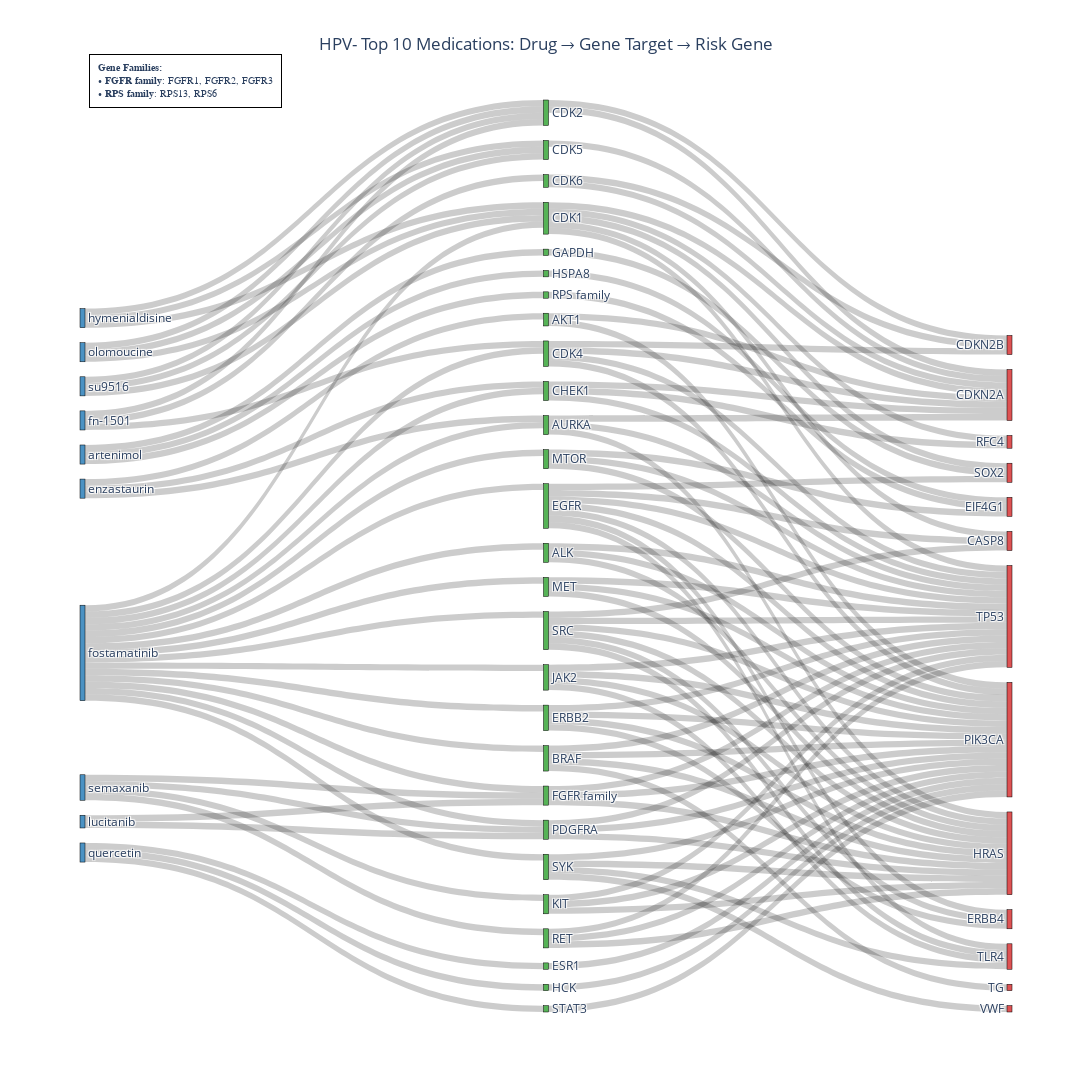
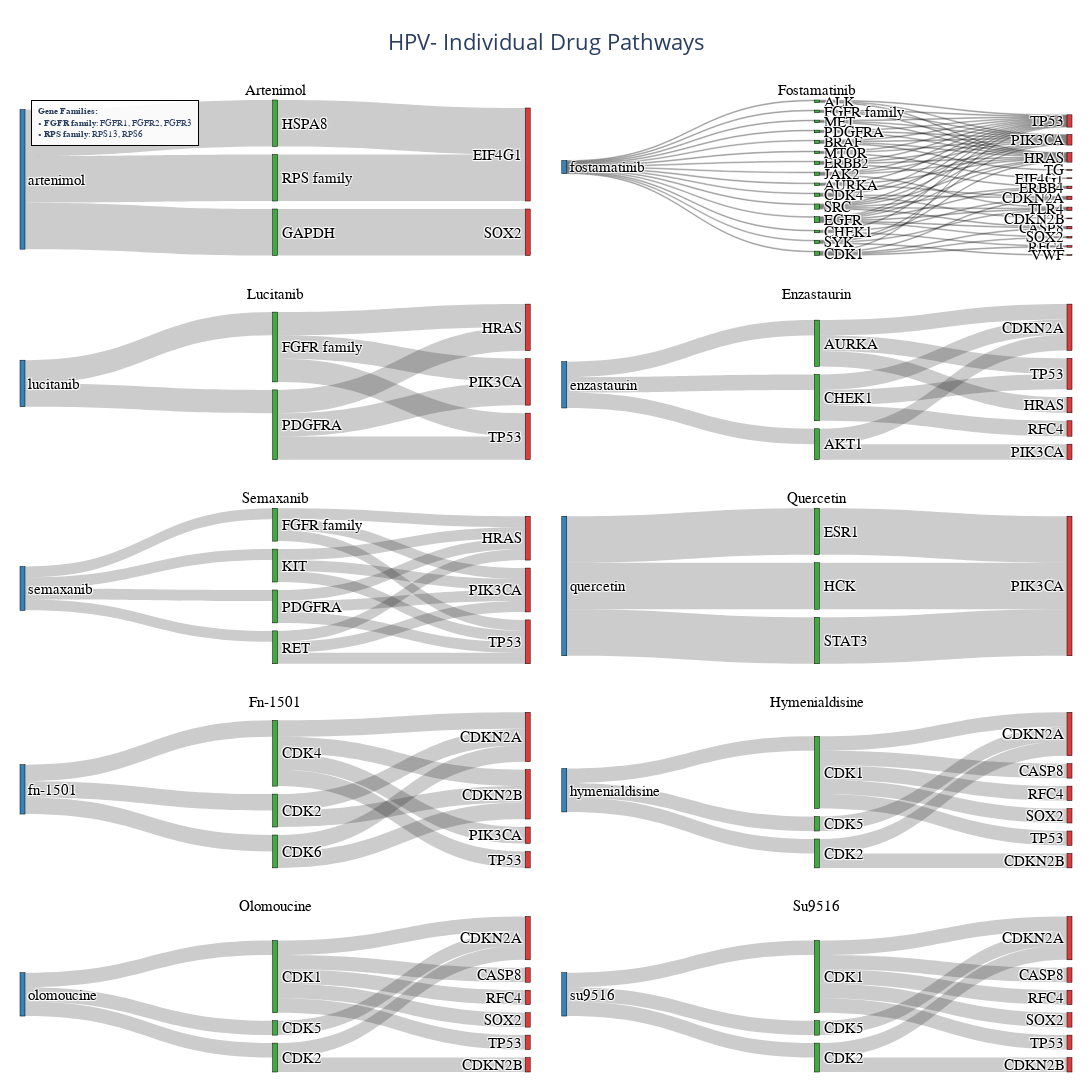

Write notebook code for charts like these, in order.
### Markdown cell above
### HPV- Top 10 with Required Drugs

### Code cell
# HPV- cohort: Top 10 drugs, ensure artenimol and fostamatinib are included
results_hpv_neg = create_sankey_diagrams(
    cohort='HPV-',
    top_n=10,
    required_drugs=['artenimol', 'fostamatinib'],
    show_combined=True,
    show_individual=True,
    article_threshold=0
)

### Figure 1 — Plotly figure (JSON) as saved in the notebook; plotly's stock layout.template omitted (floating-point values rounded to 4 significant figures)
{"data": [{"link": {"color": "rgba(0, 0, 0, 0.2)", "source": [40, 31, 40, 22, 40, 19, 43, 13, 13, 13, 13, 13, 13, 13, 43, 35, 35, 35, 35, 20, 43, 2, 2, 43, 26, 26, 26, 43, 18, 18, 18, 43, 27, 27, 27, 43, 3, 3, 3, 3, 43, 25, 25, 25, 43, 1, 1, 1, 43, 12, 12, 43, 7, 7, 29, 29, 29, 43, 15, 15, 15, 15, 43, 23, 23, 23, 23, 43, 33, 33, 33, 33, 33, 33, 24, 24, 24, 43, 5, 5, 5, 5, 45, 45, 41, 2, 41, 12, 41, 0, 0, 48, 48, 48, 48, 47, 47, 17, 47, 34, 42, 9, 9, 42, 7, 7, 42, 6, 6, 44, 5, 44, 8, 44, 46, 46, 46, 49, 49, 49], "target": [31, 14, 22, 14, 19, 32, 13, 21, 4, 37, 28, 16, 38, 32, 35, 21, 37, 28, 39, 28, 2, 21, 38, 26, 14, 28, 38, 18, 21, 28, 38, 27, 21, 28, 38, 3, 36, 21, 28, 38, 25, 21, 28, 38, 1, 21, 28, 38, 12, 30, 38, 7, 28, 38, 21, 28, 38, 15, 21, 28, 16, 38, 23, 21, 37, 28, 38, 33, 21, 4, 37, 28, 16, 38, 21, 28, 38, 5, 30, 4, 38, 32, 18, 27, 2, 10, 12, 10, 0, 28, 10, 18, 27, 24, 29, 20, 17, 28, 34, 28, 9, 10, 11, 7, 10, 11, 6, 10, 11, 5, 10, 8, 10, 6, 5, 8, 6, 5, 8, 6], "value": [1, 1, 1, 1, 1, 1, 1, 1, 1, 1, 1, 1, 1, 1, 1, 1, 1, 1, 1, 1, 1, 1, 1, 1, 1, 1, 1, 1, 1, 1, 1, 1, 1, 1, 1, 1, 1, 1, 1, 1, 1, 1, 1, 1, 1, 1, 1, 1, 1, 1, 1, 1, 1, 1, 1, 1, 1, 1, 1, 1, 1, 1, 1, 1, 1, 1, 1, 1, 1, 1, 1, 1, 1, 1, 1, 1, 1, 1, 1, 1, 1, 1, 1, 1, 1, 1, 1, 1, 1, 1, 1, 1, 1, 1, 1, 1, 1, 1, 1, 1, 1, 1, 1, 1, 1, 1, 1, 1, 1, 1, 1, 1, 1, 1, 1, 1, 1, 1, 1, 1]}, "node": {"color": ["rgba(44, 160, 44, 0.8)", "rgba(44, 160, 44, 0.8)", "rgba(44, 160, 44, 0.8)", "rgba(44, 160, 44, 0.8)", "rgba(214, 39, 40, 0.8)", "rgba(44, 160, 44, 0.8)", "rgba(44, 160, 44, 0.8)", "rgba(44, 160, 44, 0.8)", "rgba(44, 160, 44, 0.8)", "rgba(44, 160, 44, 0.8)", "rgba(214, 39, 40, 0.8)", "rgba(214, 39, 40, 0.8)", "rgba(44, 160, 44, 0.8)", "rgba(44, 160, 44, 0.8)", "rgba(214, 39, 40, 0.8)", "rgba(44, 160, 44, 0.8)", "rgba(214, 39, 40, 0.8)", "rgba(44, 160, 44, 0.8)", "rgba(44, 160, 44, 0.8)", "rgba(44, 160, 44, 0.8)", "rgba(44, 160, 44, 0.8)", "rgba(214, 39, 40, 0.8)", "rgba(44, 160, 44, 0.8)", "rgba(44, 160, 44, 0.8)", "rgba(44, 160, 44, 0.8)", "rgba(44, 160, 44, 0.8)", "rgba(44, 160, 44, 0.8)", "rgba(44, 160, 44, 0.8)", "rgba(214, 39, 40, 0.8)", "rgba(44, 160, 44, 0.8)", "rgba(214, 39, 40, 0.8)", "rgba(44, 160, 44, 0.8)", "rgba(214, 39, 40, 0.8)", "rgba(44, 160, 44, 0.8)", "rgba(44, 160, 44, 0.8)", "rgba(44, 160, 44, 0.8)", "rgba(214, 39, 40, 0.8)", "rgba(214, 39, 40, 0.8)", "rgba(214, 39, 40, 0.8)", "rgba(214, 39, 40, 0.8)", "rgba(31, 119, 180, 0.8)", "rgba(31, 119, 180, 0.8)", "rgba(31, 119, 180, 0.8)", "rgba(31, 119, 180, 0.8)", "rgba(31, 119, 180, 0.8)", "rgba(31, 119, 180, 0.8)", "rgba(31, 119, 180, 0.8)", "rgba(31, 119, 180, 0.8)", "rgba(31, 119, 180, 0.8)", "rgba(31, 119, 180, 0.8)"], "label": ["AKT1", "ALK", "AURKA", "BRAF", "CASP8", "CDK1", "CDK2", "CDK4", "CDK5", "CDK6", "CDKN2A", "CDKN2B", "CHEK1", "EGFR", "EIF4G1", "ERBB2", "ERBB4", "ESR1", "FGFR family", "GAPDH", "HCK", "HRAS", "HSPA8", "JAK2", "KIT", "MET", "MTOR", "PDGFRA", "PIK3CA", "RET", "RFC4", "RPS family", "SOX2", "SRC", "STAT3", "SYK", "TG", "TLR4", "TP53", "VWF", "artenimol", "enzastaurin", "fn-1501", "fostamatinib", "hymenialdisine", "lucitanib", "olomoucine", "quercetin", "semaxanib", "su9516"], "line": {"color": "black", "width": 0.5}, "pad": 15, "thickness": 5, "x": [0.5, 0.5, 0.5, 0.5, 0.999, 0.5, 0.5, 0.5, 0.5, 0.5, 0.999, 0.999, 0.5, 0.5, 0.999, 0.5, 0.999, 0.5, 0.5, 0.5, 0.5, 0.999, 0.5, 0.5, 0.5, 0.5, 0.5, 0.5, 0.999, 0.5, 0.999, 0.5, 0.999, 0.5, 0.5, 0.5, 0.999, 0.999, 0.999, 0.999, 0.001, 0.001, 0.001, 0.001, 0.001, 0.001, 0.001, 0.001, 0.001, 0.001]}, "type": "sankey"}], "layout": {"annotations": [{"align": "left", "bgcolor": "rgba(255, 255, 255, 0.9)", "bordercolor": "black", "borderpad": 8, "borderwidth": 1, "font": {"family": "Arial", "size": 10}, "showarrow": false, "text": "<b>Gene Families:</b><br>• <b>FGFR family</b>: FGFR1, FGFR2, FGFR3<br>• <b>RPS family</b>: RPS13, RPS6", "x": 0.01, "xanchor": "left", "xref": "paper", "y": 1.05, "yanchor": "top", "yref": "paper"}], "font": {"size": 12}, "height": 1400, "title": {"text": "HPV- Top 10 Medications: Drug → Gene Target → Risk Gene", "x": 0.5, "xanchor": "center"}, "width": 2400}}

### Figure 2 — Plotly figure (JSON) as saved in the notebook; plotly's stock layout.template omitted (floating-point values rounded to 4 significant figures)
{"data": [{"arrangement": "snap", "domain": {"x": [0, 0.485], "y": [0.84, 1]}, "link": {"color": "rgba(0, 0, 0, 0.2)", "source": [0, 0, 0, 3, 2, 1], "target": [3, 2, 1, 4, 4, 5], "value": [1, 1, 1, 1, 1, 1]}, "node": {"color": ["rgba(31, 119, 180, 0.9)", "rgba(44, 160, 44, 0.9)", "rgba(44, 160, 44, 0.9)", "rgba(44, 160, 44, 0.9)", "rgba(214, 39, 40, 0.9)", "rgba(214, 39, 40, 0.9)"], "label": ["artenimol", "GAPDH", "HSPA8", "RPS family", "EIF4G1", "SOX2"], "line": {"color": "black", "width": 0.5}, "pad": 8, "thickness": 5}, "textfont": {"color": "black", "family": "Arial", "size": 15}, "type": "sankey", "valueformat": ".0f"}, {"arrangement": "snap", "domain": {"x": [0.515, 1], "y": [0.84, 1]}, "link": {"color": "rgba(0, 0, 0, 0.2)", "source": [0, 0, 0, 0, 0, 0, 0, 0, 0, 0, 0, 0, 0, 0, 0, 7, 7, 7, 7, 7, 7, 7, 15, 15, 15, 15, 2, 2, 12, 12, 12, 9, 9, 9, 13, 13, 13, 3, 3, 3, 3, 11, 11, 11, 1, 1, 1, 6, 6, 5, 5, 8, 8, 8, 8, 10, 10, 10, 10, 14, 14, 14, 14, 14, 14, 4, 4, 4, 4, 2, 6, 5, 5, 4], "target": [7, 15, 2, 12, 9, 13, 3, 11, 1, 6, 5, 8, 10, 14, 4, 21, 16, 26, 22, 20, 27, 24, 21, 26, 22, 28, 21, 27, 19, 22, 27, 21, 22, 27, 21, 22, 27, 25, 21, 22, 27, 21, 22, 27, 21, 22, 27, 23, 27, 22, 27, 21, 22, 20, 27, 21, 26, 22, 27, 21, 16, 26, 22, 20, 27, 23, 16, 27, 24, 17, 17, 17, 18, 17], "value": [1, 1, 1, 1, 1, 1, 1, 1, 1, 1, 1, 1, 1, 1, 1, 1, 1, 1, 1, 1, 1, 1, 1, 1, 1, 1, 1, 1, 1, 1, 1, 1, 1, 1, 1, 1, 1, 1, 1, 1, 1, 1, 1, 1, 1, 1, 1, 1, 1, 1, 1, 1, 1, 1, 1, 1, 1, 1, 1, 1, 1, 1, 1, 1, 1, 1, 1, 1, 1, 1, 1, 1, 1, 1]}, "node": {"color": ["rgba(31, 119, 180, 0.9)", "rgba(44, 160, 44, 0.9)", "rgba(44, 160, 44, 0.9)", "rgba(44, 160, 44, 0.9)", "rgba(44, 160, 44, 0.9)", "rgba(44, 160, 44, 0.9)", "rgba(44, 160, 44, 0.9)", "rgba(44, 160, 44, 0.9)", "rgba(44, 160, 44, 0.9)", "rgba(44, 160, 44, 0.9)", "rgba(44, 160, 44, 0.9)", "rgba(44, 160, 44, 0.9)", "rgba(44, 160, 44, 0.9)", "rgba(44, 160, 44, 0.9)", "rgba(44, 160, 44, 0.9)", "rgba(44, 160, 44, 0.9)", "rgba(214, 39, 40, 0.9)", "rgba(214, 39, 40, 0.9)", "rgba(214, 39, 40, 0.9)", "rgba(214, 39, 40, 0.9)", "rgba(214, 39, 40, 0.9)", "rgba(214, 39, 40, 0.9)", "rgba(214, 39, 40, 0.9)", "rgba(214, 39, 40, 0.9)", "rgba(214, 39, 40, 0.9)", "rgba(214, 39, 40, 0.9)", "rgba(214, 39, 40, 0.9)", "rgba(214, 39, 40, 0.9)", "rgba(214, 39, 40, 0.9)"], "label": ["fostamatinib", "ALK", "AURKA", "BRAF", "CDK1", "CDK4", "CHEK1", "EGFR", "ERBB2", "FGFR family", "JAK2", "MET", "MTOR", "PDGFRA", "SRC", "SYK", "CASP8", "CDKN2A", "CDKN2B", "EIF4G1", "ERBB4", "HRAS", "PIK3CA", "RFC4", "SOX2", "TG", "TLR4", "TP53", "VWF"], "line": {"color": "black", "width": 0.5}, "pad": 8, "thickness": 5}, "textfont": {"color": "black", "family": "Arial", "size": 15}, "type": "sankey", "valueformat": ".0f"}, {"arrangement": "snap", "domain": {"x": [0, 0.485], "y": [0.63, 0.79]}, "link": {"color": "rgba(0, 0, 0, 0.2)", "source": [0, 0, 1, 1, 1, 2, 2, 2], "target": [1, 2, 3, 4, 5, 3, 4, 5], "value": [1, 1, 1, 1, 1, 1, 1, 1]}, "node": {"color": ["rgba(31, 119, 180, 0.9)", "rgba(44, 160, 44, 0.9)", "rgba(44, 160, 44, 0.9)", "rgba(214, 39, 40, 0.9)", "rgba(214, 39, 40, 0.9)", "rgba(214, 39, 40, 0.9)"], "label": ["lucitanib", "FGFR family", "PDGFRA", "HRAS", "PIK3CA", "TP53"], "line": {"color": "black", "width": 0.5}, "pad": 8, "thickness": 5}, "textfont": {"color": "black", "family": "Arial", "size": 15}, "type": "sankey", "valueformat": ".0f"}, {"arrangement": "snap", "domain": {"x": [0.515, 1], "y": [0.63, 0.79]}, "link": {"color": "rgba(0, 0, 0, 0.2)", "source": [0, 0, 0, 2, 2, 3, 3, 2, 3, 1, 1], "target": [2, 3, 1, 5, 8, 7, 8, 4, 4, 6, 4], "value": [1, 1, 1, 1, 1, 1, 1, 1, 1, 1, 1]}, "node": {"color": ["rgba(31, 119, 180, 0.9)", "rgba(44, 160, 44, 0.9)", "rgba(44, 160, 44, 0.9)", "rgba(44, 160, 44, 0.9)", "rgba(214, 39, 40, 0.9)", "rgba(214, 39, 40, 0.9)", "rgba(214, 39, 40, 0.9)", "rgba(214, 39, 40, 0.9)", "rgba(214, 39, 40, 0.9)"], "label": ["enzastaurin", "AKT1", "AURKA", "CHEK1", "CDKN2A", "HRAS", "PIK3CA", "RFC4", "TP53"], "line": {"color": "black", "width": 0.5}, "pad": 8, "thickness": 5}, "textfont": {"color": "black", "family": "Arial", "size": 15}, "type": "sankey", "valueformat": ".0f"}, {"arrangement": "snap", "domain": {"x": [0, 0.485], "y": [0.42, 0.58]}, "link": {"color": "rgba(0, 0, 0, 0.2)", "source": [0, 0, 0, 0, 1, 1, 1, 3, 3, 3, 4, 4, 4, 2, 2, 2], "target": [1, 3, 2, 4, 5, 6, 7, 5, 6, 7, 5, 6, 7, 5, 6, 7], "value": [1, 1, 1, 1, 1, 1, 1, 1, 1, 1, 1, 1, 1, 1, 1, 1]}, "node": {"color": ["rgba(31, 119, 180, 0.9)", "rgba(44, 160, 44, 0.9)", "rgba(44, 160, 44, 0.9)", "rgba(44, 160, 44, 0.9)", "rgba(44, 160, 44, 0.9)", "rgba(214, 39, 40, 0.9)", "rgba(214, 39, 40, 0.9)", "rgba(214, 39, 40, 0.9)"], "label": ["semaxanib", "FGFR family", "KIT", "PDGFRA", "RET", "HRAS", "PIK3CA", "TP53"], "line": {"color": "black", "width": 0.5}, "pad": 8, "thickness": 5}, "textfont": {"color": "black", "family": "Arial", "size": 15}, "type": "sankey", "valueformat": ".0f"}, {"arrangement": "snap", "domain": {"x": [0.515, 1], "y": [0.42, 0.58]}, "link": {"color": "rgba(0, 0, 0, 0.2)", "source": [0, 0, 0, 2, 1, 3], "target": [2, 1, 3, 4, 4, 4], "value": [1, 1, 1, 1, 1, 1]}, "node": {"color": ["rgba(31, 119, 180, 0.9)", "rgba(44, 160, 44, 0.9)", "rgba(44, 160, 44, 0.9)", "rgba(44, 160, 44, 0.9)", "rgba(214, 39, 40, 0.9)"], "label": ["quercetin", "ESR1", "HCK", "STAT3", "PIK3CA"], "line": {"color": "black", "width": 0.5}, "pad": 8, "thickness": 5}, "textfont": {"color": "black", "family": "Arial", "size": 15}, "type": "sankey", "valueformat": ".0f"}, {"arrangement": "snap", "domain": {"x": [0, 0.485], "y": [0.21, 0.37]}, "link": {"color": "rgba(0, 0, 0, 0.2)", "source": [0, 0, 0, 2, 2, 3, 3, 2, 2, 1, 1], "target": [3, 2, 1, 6, 7, 4, 5, 4, 5, 4, 5], "value": [1, 1, 1, 1, 1, 1, 1, 1, 1, 1, 1]}, "node": {"color": ["rgba(31, 119, 180, 0.9)", "rgba(44, 160, 44, 0.9)", "rgba(44, 160, 44, 0.9)", "rgba(44, 160, 44, 0.9)", "rgba(214, 39, 40, 0.9)", "rgba(214, 39, 40, 0.9)", "rgba(214, 39, 40, 0.9)", "rgba(214, 39, 40, 0.9)"], "label": ["fn-1501", "CDK2", "CDK4", "CDK6", "CDKN2A", "CDKN2B", "PIK3CA", "TP53"], "line": {"color": "black", "width": 0.5}, "pad": 8, "thickness": 5}, "textfont": {"color": "black", "family": "Arial", "size": 15}, "type": "sankey", "valueformat": ".0f"}, {"arrangement": "snap", "domain": {"x": [0.515, 1], "y": [0.21, 0.37]}, "link": {"color": "rgba(0, 0, 0, 0.2)", "source": [0, 0, 0, 1, 1, 1, 1, 2, 2, 1, 3], "target": [1, 3, 2, 7, 4, 9, 8, 5, 6, 5, 5], "value": [1, 1, 1, 1, 1, 1, 1, 1, 1, 1, 1]}, "node": {"color": ["rgba(31, 119, 180, 0.9)", "rgba(44, 160, 44, 0.9)", "rgba(44, 160, 44, 0.9)", "rgba(44, 160, 44, 0.9)", "rgba(214, 39, 40, 0.9)", "rgba(214, 39, 40, 0.9)", "rgba(214, 39, 40, 0.9)", "rgba(214, 39, 40, 0.9)", "rgba(214, 39, 40, 0.9)", "rgba(214, 39, 40, 0.9)"], "label": ["hymenialdisine", "CDK1", "CDK2", "CDK5", "CASP8", "CDKN2A", "CDKN2B", "RFC4", "SOX2", "TP53"], "line": {"color": "black", "width": 0.5}, "pad": 8, "thickness": 5}, "textfont": {"color": "black", "family": "Arial", "size": 15}, "type": "sankey", "valueformat": ".0f"}, {"arrangement": "snap", "domain": {"x": [0, 0.485], "y": [0, 0.16]}, "link": {"color": "rgba(0, 0, 0, 0.2)", "source": [0, 0, 0, 1, 1, 1, 1, 2, 2, 1, 3], "target": [1, 3, 2, 7, 4, 9, 8, 5, 6, 5, 5], "value": [1, 1, 1, 1, 1, 1, 1, 1, 1, 1, 1]}, "node": {"color": ["rgba(31, 119, 180, 0.9)", "rgba(44, 160, 44, 0.9)", "rgba(44, 160, 44, 0.9)", "rgba(44, 160, 44, 0.9)", "rgba(214, 39, 40, 0.9)", "rgba(214, 39, 40, 0.9)", "rgba(214, 39, 40, 0.9)", "rgba(214, 39, 40, 0.9)", "rgba(214, 39, 40, 0.9)", "rgba(214, 39, 40, 0.9)"], "label": ["olomoucine", "CDK1", "CDK2", "CDK5", "CASP8", "CDKN2A", "CDKN2B", "RFC4", "SOX2", "TP53"], "line": {"color": "black", "width": 0.5}, "pad": 8, "thickness": 5}, "textfont": {"color": "black", "family": "Arial", "size": 15}, "type": "sankey", "valueformat": ".0f"}, {"arrangement": "snap", "domain": {"x": [0.515, 1], "y": [0, 0.16]}, "link": {"color": "rgba(0, 0, 0, 0.2)", "source": [0, 0, 0, 1, 1, 1, 1, 2, 2, 1, 3], "target": [1, 3, 2, 7, 4, 9, 8, 5, 6, 5, 5], "value": [1, 1, 1, 1, 1, 1, 1, 1, 1, 1, 1]}, "node": {"color": ["rgba(31, 119, 180, 0.9)", "rgba(44, 160, 44, 0.9)", "rgba(44, 160, 44, 0.9)", "rgba(44, 160, 44, 0.9)", "rgba(214, 39, 40, 0.9)", "rgba(214, 39, 40, 0.9)", "rgba(214, 39, 40, 0.9)", "rgba(214, 39, 40, 0.9)", "rgba(214, 39, 40, 0.9)", "rgba(214, 39, 40, 0.9)"], "label": ["su9516", "CDK1", "CDK2", "CDK5", "CASP8", "CDKN2A", "CDKN2B", "RFC4", "SOX2", "TP53"], "line": {"color": "black", "width": 0.5}, "pad": 8, "thickness": 5}, "textfont": {"color": "black", "family": "Arial", "size": 15}, "type": "sankey", "valueformat": ".0f"}], "layout": {"annotations": [{"font": {"color": "black", "family": "Arial", "size": 15}, "showarrow": false, "text": "Artenimol", "x": 0.2425, "xanchor": "center", "xref": "paper", "y": 1, "yanchor": "bottom", "yref": "paper"}, {"font": {"color": "black", "family": "Arial", "size": 15}, "showarrow": false, "text": "Fostamatinib", "x": 0.7575, "xanchor": "center", "xref": "paper", "y": 1, "yanchor": "bottom", "yref": "paper"}, {"font": {"color": "black", "family": "Arial", "size": 15}, "showarrow": false, "text": "Lucitanib", "x": 0.2425, "xanchor": "center", "xref": "paper", "y": 0.79, "yanchor": "bottom", "yref": "paper"}, {"font": {"color": "black", "family": "Arial", "size": 15}, "showarrow": false, "text": "Enzastaurin", "x": 0.7575, "xanchor": "center", "xref": "paper", "y": 0.79, "yanchor": "bottom", "yref": "paper"}, {"font": {"color": "black", "family": "Arial", "size": 15}, "showarrow": false, "text": "Semaxanib", "x": 0.2425, "xanchor": "center", "xref": "paper", "y": 0.58, "yanchor": "bottom", "yref": "paper"}, {"font": {"color": "black", "family": "Arial", "size": 15}, "showarrow": false, "text": "Quercetin", "x": 0.7575, "xanchor": "center", "xref": "paper", "y": 0.58, "yanchor": "bottom", "yref": "paper"}, {"font": {"color": "black", "family": "Arial", "size": 15}, "showarrow": false, "text": "Fn-1501", "x": 0.2425, "xanchor": "center", "xref": "paper", "y": 0.37, "yanchor": "bottom", "yref": "paper"}, {"font": {"color": "black", "family": "Arial", "size": 15}, "showarrow": false, "text": "Hymenialdisine", "x": 0.7575, "xanchor": "center", "xref": "paper", "y": 0.37, "yanchor": "bottom", "yref": "paper"}, {"font": {"color": "black", "family": "Arial", "size": 15}, "showarrow": false, "text": "Olomoucine", "x": 0.2425, "xanchor": "center", "xref": "paper", "y": 0.16, "yanchor": "bottom", "yref": "paper"}, {"font": {"color": "black", "family": "Arial", "size": 15}, "showarrow": false, "text": "Su9516", "x": 0.7575, "xanchor": "center", "xref": "paper", "y": 0.16, "yanchor": "bottom", "yref": "paper"}, {"align": "left", "bgcolor": "rgba(255, 255, 255, 0.9)", "bordercolor": "black", "borderpad": 6, "borderwidth": 1, "font": {"family": "Arial", "size": 9}, "showarrow": false, "text": "<b>Gene Families:</b><br>• <b>FGFR family</b>: FGFR1, FGFR2, FGFR3<br>• <b>RPS family</b>: RPS13, RPS6", "x": 0.01, "xanchor": "left", "xref": "paper", "y": 1, "yanchor": "top", "yref": "paper"}], "font": {"size": 14}, "height": 2200, "margin": {"b": 20, "l": 20, "r": 20, "t": 100}, "showlegend": false, "title": {"font": {"size": 22}, "text": "HPV- Individual Drug Pathways<br>", "x": 0.5, "xanchor": "center"}, "width": 2000}}
